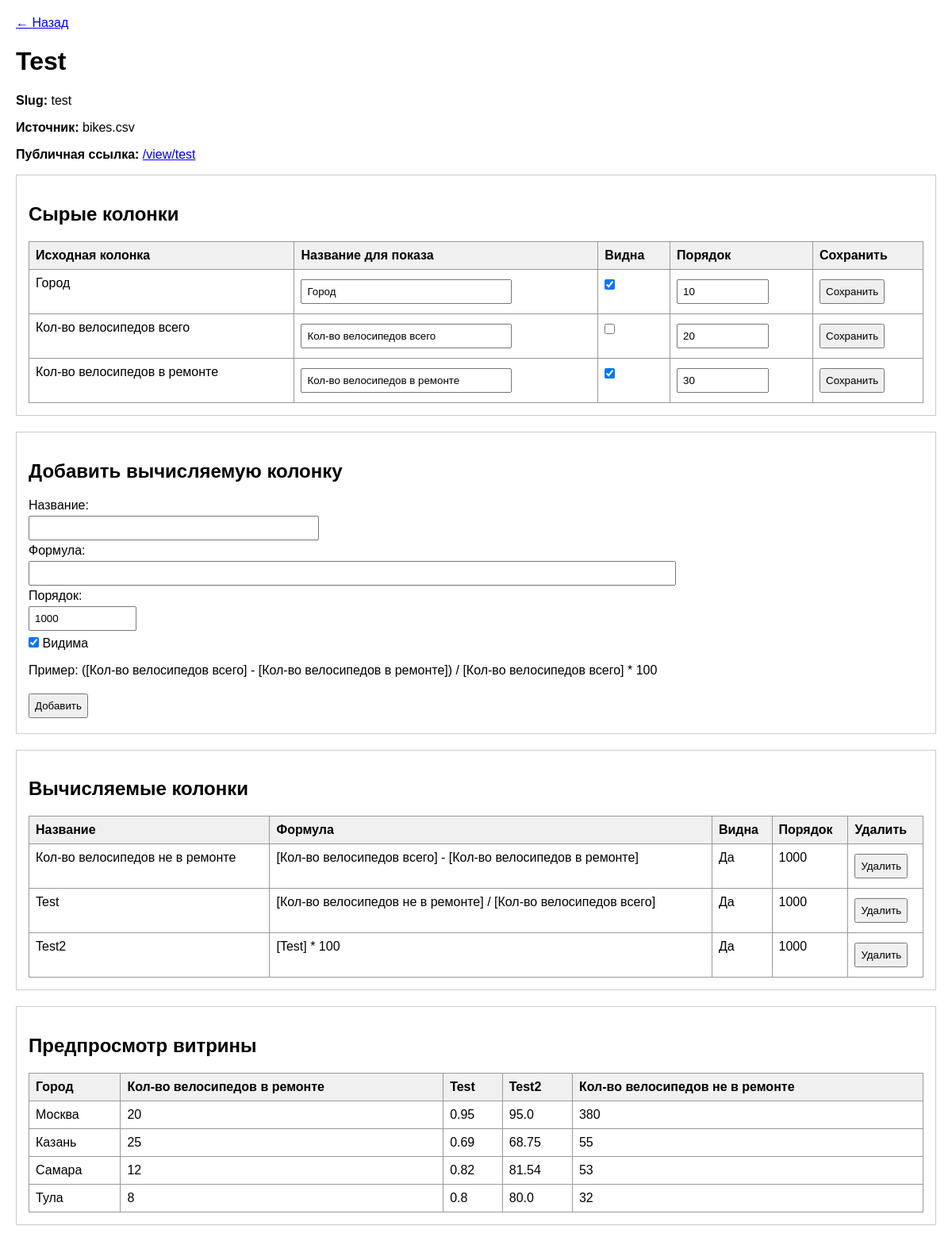
The page /views/1 on the database as committed earlier.
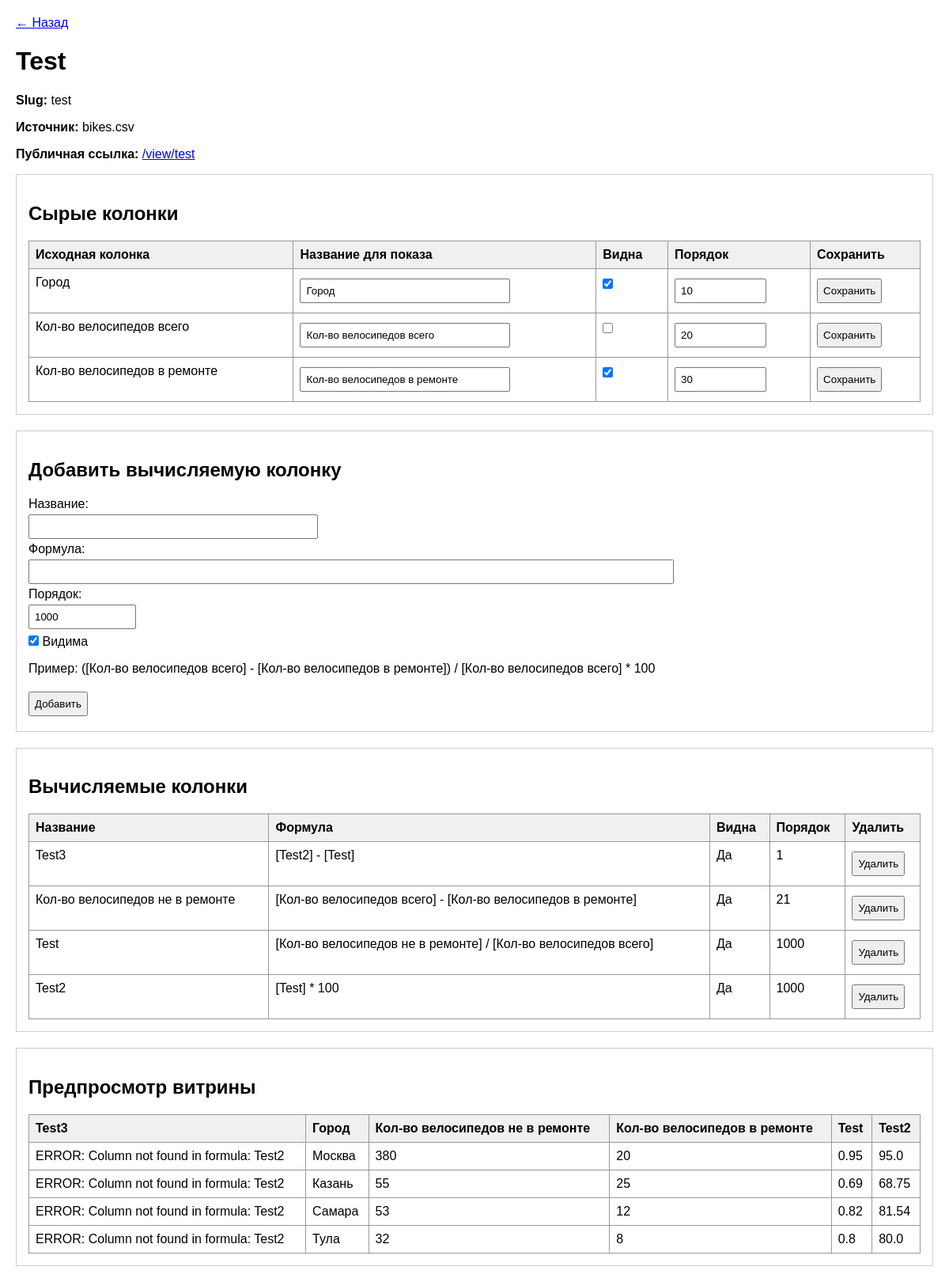
The same page on the database as committed later.
### tables this page shows
CREATE TABLE views (
            id INTEGER PRIMARY KEY AUTOINCREMENT,
            name TEXT NOT NULL,
            slug TEXT NOT NULL UNIQUE,
            file_name TEXT NOT NULL
        );

CREATE TABLE view_columns (
            id INTEGER PRIMARY KEY AUTOINCREMENT,
            view_id INTEGER NOT NULL,
            source_column_name TEXT NOT NULL,
            display_name TEXT NOT NULL,
            is_visible INTEGER NOT NULL DEFAULT 1,
            sort_order INTEGER NOT NULL DEFAULT 0,
            FOREIGN KEY(view_id) REFERENCES views(id)
        );

CREATE TABLE computed_columns (
            id INTEGER PRIMARY KEY AUTOINCREMENT,
            view_id INTEGER NOT NULL,
            column_name TEXT NOT NULL,
            formula TEXT NOT NULL,
            is_visible INTEGER NOT NULL DEFAULT 1,
            sort_order INTEGER NOT NULL DEFAULT 1000,
            FOREIGN KEY(view_id) REFERENCES views(id)
        );

### app/main.py (the view)
@app.get("/views/{view_id}", response_class=HTMLResponse)
async def edit_view(request: Request, view_id: int):
    view_obj = get_view_by_id(view_id)
    if not view_obj:
        raise HTTPException(status_code=404, detail="View not found")
    raw_columns = get_view_columns(view_id)
    computed_columns = get_computed_columns(view_id)
    preview_columns = []
    preview_rows = []
    try:
        df_preview = build_view_dataframe(view_obj)
        preview_columns = df_preview.columns.tolist()
        preview_rows = df_preview.to_dict(orient="records")
    except Exception as e:
        preview_columns = ["Ошибка"]
        preview_rows = [{"Ошибка": str(e)}]
    return templates.TemplateResponse(
        request=request,
        name="view_edit.html",
        context={
            "view_obj": view_obj,
            "raw_columns": raw_columns,
            "computed_columns": computed_columns,
            "preview_columns": preview_columns,
            "preview_rows": preview_rows,
        }
    )

### templates/view_edit.html (shortened to what this page needs)
<!DOCTYPE html>
<html lang="ru">
<head>
</head>
<body>
    <p><a href="/">← Назад</a></p>
    <h1>{{ view_obj.name }}</h1>
    <p><b>Slug:</b> {{ view_obj.slug }}</p>
    <p><b>Источник:</b> {{ view_obj.file_name }}</p>
    <p><b>Публичная ссылка:</b> <a href="/view/{{ view_obj.slug }}" target="_blank">/view/{{ view_obj.slug }}</a></p>
    <div class="section">
        <h2>Сырые колонки</h2>
        <table>
            <thead>
                <tr>
                    <th>Исходная колонка</th>
                    <th>Название для показа</th>
                    <th>Видна</th>
                    <th>Порядок</th>
                    <th>Сохранить</th>
                </tr>
            </thead>
            <tbody>
                {% for c in raw_columns %}
                <tr>
                    <form method="post" action="/views/{{ view_obj.id }}/raw-columns/{{ c.id }}">
                        <td>{{ c.source_column_name }}</td>
                        <td>
                            <input type="text" name="display_name" value="{{ c.display_name }}" style="width: 250px;">
                        </td>
                        <td>
                            <input type="checkbox" name="is_visible" value="1" {% if c.is_visible %}checked{% endif %}>
                        </td>
                        <td>
                            <input type="number" name="sort_order" value="{{ c.sort_order }}" style="width: 100px;">
                        </td>
                        <td>
                            <button type="submit">Сохранить</button>
                        </td>
                    </form>
                </tr>
                {% endfor %}
            </tbody>
        </table>
    </div>
    <div class="section">
        <h2>Добавить вычисляемую колонку</h2>
        <form method="post" action="/views/{{ view_obj.id }}/computed-columns">
            <div>
                <label>Название:</label><br>
                <input type="text" name="column_name" required style="width: 350px;">
            </div>
            <div>
                <label>Формула:</label><br>
                <input type="text" name="formula" required style="width: 800px;">
            </div>
            <div>
                <label>Порядок:</label><br>
                <input type="number" name="sort_order" value="1000" style="width: 120px;">
            </div>
            <div>
                <input type="checkbox" name="is_visible" value="1" checked> Видима
            </div>
            <p>Пример: ([Кол-во велосипедов всего] - [Кол-во велосипедов в ремонте]) / [Кол-во велосипедов всего] * 100</p>
            <button type="submit">Добавить</button>
        </form>
    </div>
    <div class="section">
        <h2>Вычисляемые колонки</h2>
        {% if computed_columns %}
        <table>
            <thead>
                <tr>
                    <th>Название</th>
                    <th>Формула</th>
                    <th>Видна</th>
                    <th>Порядок</th>
                    <th>Удалить</th>
                </tr>
            </thead>
            <tbody>
                {% for c in computed_columns %}
                <tr>
                    <td>{{ c.column_name }}</td>
                    <td>{{ c.formula }}</td>
                    <td>{{ "Да" if c.is_visible else "Нет" }}</td>
                    <td>{{ c.sort_order }}</td>
                    <td>
                        <form method="post" action="/views/{{ view_obj.id }}/computed-columns/{{ c.id }}/delete" onsubmit="return confirm('Удалить вычисляемую колонку?');">
                            <button type="submit">Удалить</button>
                        </form>
                    </td>
                </tr>
                {% endfor %}
            </tbody>
        </table>
        {% else %}
            <p>Пока нет вычисляемых колонок.</p>
        {% endif %}
    </div>
    <div class="section">
        <h2>Предпросмотр витрины</h2>
        <div class="table-wrap">
            <table>
                <thead>
                    <tr>
                        {% for col in preview_columns %}
                        <th>{{ col }}</th>
                        {% endfor %}
                    </tr>
                </thead>
                <tbody>
                    {% for row in preview_rows %}
                    <tr>
                        {% for col in preview_columns %}
                        <td>{{ row.get(col, "") }}</td>
                        {% endfor %}
                    </tr>
                    {% endfor %}
                </tbody>
            </table>
        </div>
    </div>
</body>
</html>

### templates/view_edit.html (style rules this page uses)
body { font-family: Arial, sans-serif; margin: 20px; }
.section { border: 1px solid #ccc; padding: 15px; margin-bottom: 20px; }
table { border-collapse: collapse; width: 100%; }
th, td { border: 1px solid #999; padding: 8px; text-align: left; vertical-align: top; }
th { background: #f0f0f0; }
input, select, button { padding: 6px; margin: 4px 0; }
.table-wrap { max-height: 500px; overflow: auto; }

Rows that differ between the two databases and show on the page:
added computed_columns: column_name "Test3", formula "[Test2] - [Test]", is_visible "Да", sort_order "1", get "ERROR: Column not found in formula: Test2"
changed computed_columns "Кол-во велосипедов не в ремонте": sort_order "1000" → "21"; moves up the list
